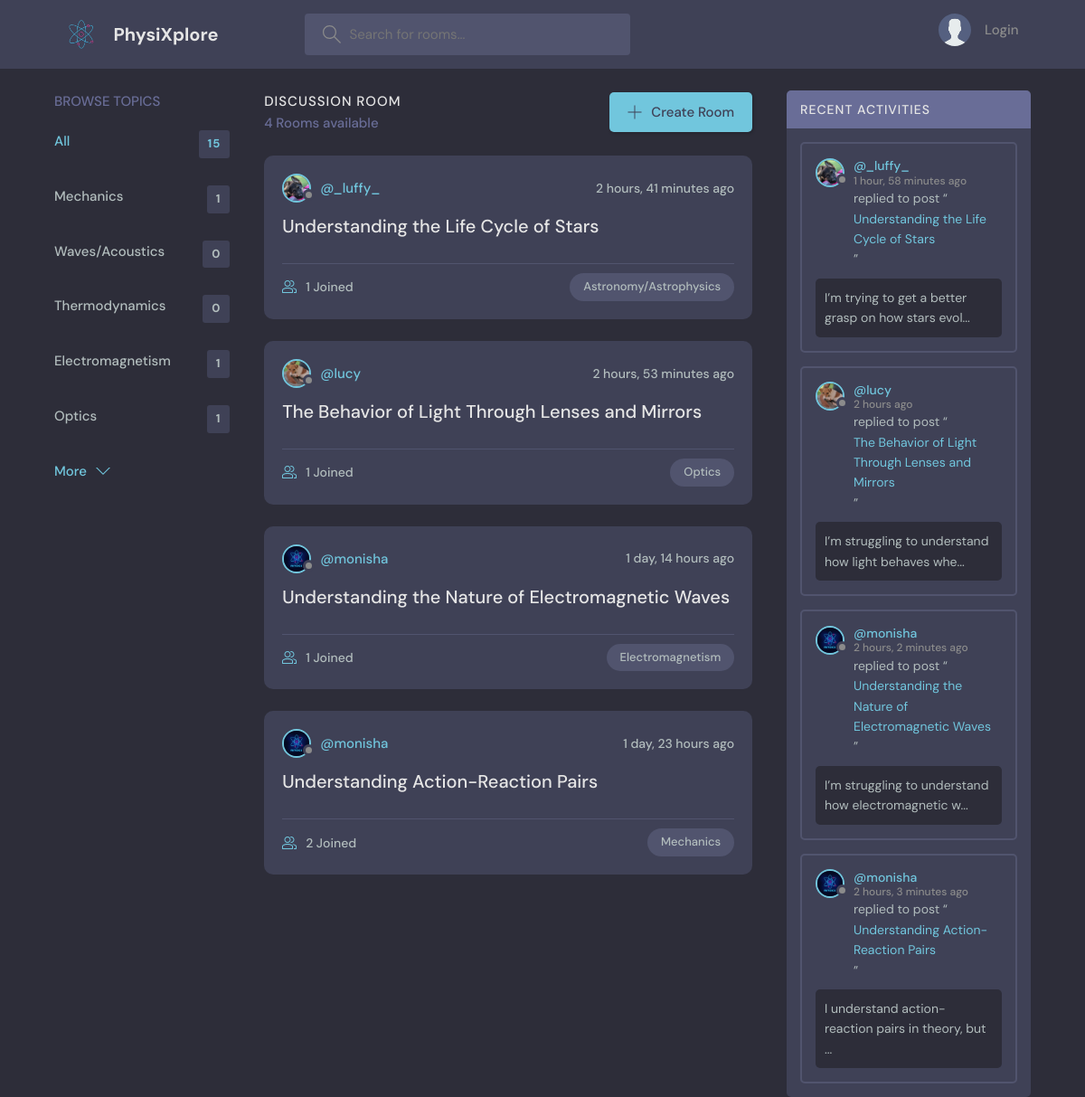
The page / on the database its author committed.
### base/models.py (models this page shows, shortened)
class Topic(models.Model):
    name = models.CharField(max_length=200)

class Room(models.Model):                                       #inherit from models
    host = models.ForeignKey(User, on_delete=models.SET_NULL, null=True)
    topic = models.ForeignKey(Topic, on_delete=models.SET_NULL, null=True)
    name = models.CharField(max_length=200)
    description = models.TextField(null=True, blank= True)      # can be null in db, field is optional in forms
    participants = models.ManyToManyField(User, related_name='participants', blank=True)
    updated = models.DateTimeField(auto_now=True)               # makes a note of the timestamp of model updation
    created = models.DateTimeField(auto_now_add=True)           # makes a note of whenever the model was added(created)
    class Meta:
        ordering = ['-created', '-updated']                     # (arranges the content in the descending order
    def __str__(self):
        return str(self.name)

class User(AbstractUser):
    name = models.CharField(max_length=200, null=True)
    email = models.EmailField(unique=True, null=True)
    bio = models.TextField(null=True, blank=True, default="Hey, there I'm using PhysiXplorer!")
    avatar = models.ImageField(null=True, default="avatar.svg")
    USERNAME_FIELD = 'email'
    REQUIRED_FIELDS = []
    @property
    def avatar_url(self):
        if self.avatar and hasattr(self.avatar, 'url'):
            return self.avatar.url
        else:
            return static('images/avatar.svg')

class Message(models.Model):                                   # one room has multiple messages
    user = models.ForeignKey(User, on_delete=models.CASCADE)   # if a user is deleted, delete all messages sent by that user
    room = models.ForeignKey(Room, on_delete=models.CASCADE)   # if a room is deleted, delete all messages in that room
    body = models.TextField()
    updated = models.DateTimeField(auto_now=True)               # makes a note of the timestamp of model updation
    created = models.DateTimeField(auto_now_add=True)           # makes a note of whenever the model was added(created)
    class Meta:
        ordering = ['-created', '-updated']
    def __str__(self):
        return str(self.body[:50])                              # trim to 1st 50 characters

### base/views.py (the view)
# urls.py: path('', views.home, name="home"),                              # 'root' url maps to the home view
def home(request):
    q = request.GET.get('q') if request.GET.get('q') != None else ''
    rooms = Room.objects.filter(
        Q(topic__name__icontains=q) |
        Q(name__icontains=q) |
        Q(description__icontains=q)
        )
    room_count = rooms.count()
    total_topics = Topic.objects.all()
    topics = Topic.objects.all()[0:5]
    room_messages = Message.objects.filter(Q(room__topic__name__icontains=q))
    context = {'rooms':rooms, 'topics': topics, 'total_topics': total_topics,
               'room_count': room_count, 'room_messages': room_messages}
    return render(request, 'base/home.html', context)   # specify app before html file as it is

### base/templates/base/home.html (shortened to what this page needs)
{% extends 'main.html' %}
{% block content %}
<main class="layout layout--3">
    <div class="container">
    {% include 'base/topics_component.html' %}
    <div class="roomList">
        <div class="roomList__header">
        <div>
            <h2>Discussion Room</h2>
            <p>{{room_count}} Rooms available</p>
        </div>
        <a class="btn btn--main" href="{% url 'create-room' %}">
            <svg version="1.1" xmlns="http://www.w3.org/2000/svg" width="32" height="32" viewBox="0 0 32 32">
            <title>add</title>
            <path
                d="M16.943 0.943h-1.885v14.115h-14.115v1.885h14.115v14.115h1.885v-14.115h14.115v-1.885h-14.115v-14.115z"
            ></path>
            </svg>
            Create Room
        </a>
        </div>
        {% include 'base/feed_component.html' %}
    </div>
    {% include 'base/activity_component.html' %}
    </div>
</main>
{% endblock %}

### base/templates/base/topics_component.html
<div class="topics">
    <div class="topics__header">
    <h2>Browse Topics</h2>
    </div>
    <ul class="topics__list">
    <li>
        <a href="{% url 'home' %}" class="active">All <span>{{total_topics.count}}</span></a>
    </li>
    {% for topic in topics|slice:":5" %}
    <li>
        <a href="{% url 'home' %}?q={{topic.name}}">{{topic.name}}<span>{{topic.room_set.all.count}}</span></a>
    </li>
    {% endfor %}
    </ul>
    <a class="btn btn--link" style="margin-bottom: 20px;" href="{% url 'topics' %}">
    More
    <svg version="1.1" xmlns="http://www.w3.org/2000/svg" width="32" height="32" viewBox="0 0 32 32">
        <title>chevron-down</title>
        <path d="M16 21l-13-13h-3l16 16 16-16h-3l-13 13z"></path>
    </svg>
    </a>
</div>

### base/templates/base/feed_component.html (shortened to what this page needs)
{% if rooms.count == 0 %}
<div class="roomListRoom">
    <div class="roomListRoom__header">
        <p>No rooms available at the moment. Why not create one and get started?</p>
    </div>
</div>
{% else %}
{% for room in rooms %}
<div class="roomListRoom">
    <div class="roomListRoom__header">
        <a href="{% url 'user-profile' room.host.id %}" class="roomListRoom__author">
        <div class="avatar avatar--small">
            <img src="{{room.host.avatar_url}}" />
        </div>
        <span>@{{room.host.username}}</span>
        </a>
        <div class="roomListRoom__actions">
        <span>{{room.created|timesince}} ago</span>
        </div>
    </div>
    <div class="roomListRoom__content">
        <a href="{% url 'room' room.id %}">{{room.name}}</a>
    </div>
    <div class="roomListRoom__meta">
        <a href="{% url 'room' room.id %}" class="roomListRoom__joined">
        {{room.participants.all.count}} Joined
        </a>
        <p class="roomListRoom__topic">{{room.topic.name}}</p>
    </div>
</div>
{% endfor %}
{% endif %}

### base/templates/base/activity_component.html (shortened to what this page needs)
<div class="activities">
    <div class="activities__header">
    <h2>Recent Activities</h2>
    </div>
    {% if room_messages.count == 0 %}
    <div class="activities__box">
        <div class="activities__boxHeader roomListRoom__header">
            <p>There's nothing going on here yet!</p>
        </div>
    </div>
    {% else %}
    {% for message in room_messages|slice:":5"%}
    <div class="activities__box">
    <div class="activities__boxHeader roomListRoom__header">
        <a href="{% url 'user-profile' message.user.id %}" class="roomListRoom__author">
        <div class="avatar avatar--small">
            <img src="{{message.user.avatar_url}}" />
        </div>
        <p>
            @{{message.user.username}}
            <span>{{message.created|timesince}} ago</span>
        </p>
        </a>
    </div>
    <div class="activities__boxContent">
        <p>replied to post “<a href="{% url 'room' message.room.id %}">{{message.room}}</a>”</p>
        <div class="activities__boxRoomContent">
            {{message}}...
        </div>
    </div>
    </div>
    {% endfor %}
    {% endif %}
</div>

### rows shown on the page
Topic: name "Mechanics", room_set.all.count "1"
Topic: name "Waves/Acoustics", room_set.all.count "0"
Topic: name "Thermodynamics", room_set.all.count "0"
Topic: name "Electromagnetism", room_set.all.count "1"
Topic: name "Optics", room_set.all.count "1"
Room: host.avatar_url (picture), host.username "_luffy_", created "2 hours, 41 minutes", name "Understanding the Life Cycle of Stars", participants.all.count "1", topic.name "Astronomy/Astrophysics"
Room: host.avatar_url (picture), host.username "lucy", created "2 hours, 53 minutes", name "The Behavior of Light Through Lenses and Mirrors", participants.all.count "1", topic.name "Optics"
Room: host.avatar_url (picture), host.username "monisha", created "1 day, 14 hours", name "Understanding the Nature of Electromagnetic Waves", participants.all.count "1", topic.name "Electromagnetism"
Room: host.avatar_url (picture), host.username "monisha", created "1 day, 23 hours", name "Understanding Action-Reaction Pairs", participants.all.count "2", topic.name "Mechanics"
Message: user.avatar_url (picture), user.username "_luffy_", created "1 hour, 58 minutes", room "Understanding the Life Cycle of Stars", body "I’m trying to get a better grasp on how stars evol"
Message: user.avatar_url (picture), user.username "lucy", created "2 hours", room "The Behavior of Light Through Lenses and Mirrors", body "I’m struggling to understand how light behaves whe"
Message: user.avatar_url (picture), user.username "monisha", created "2 hours, 2 minutes", room "Understanding the Nature of Electromagnetic Waves", body "I’m struggling to understand how electromagnetic w"
Message: user.avatar_url (picture), user.username "monisha", created "2 hours, 3 minutes", room "Understanding Action-Reaction Pairs", body "I understand action-reaction pairs in theory, but"

### other values the page prints
{{ total_topics.count }} "15"
{{ room_count }} "4"
